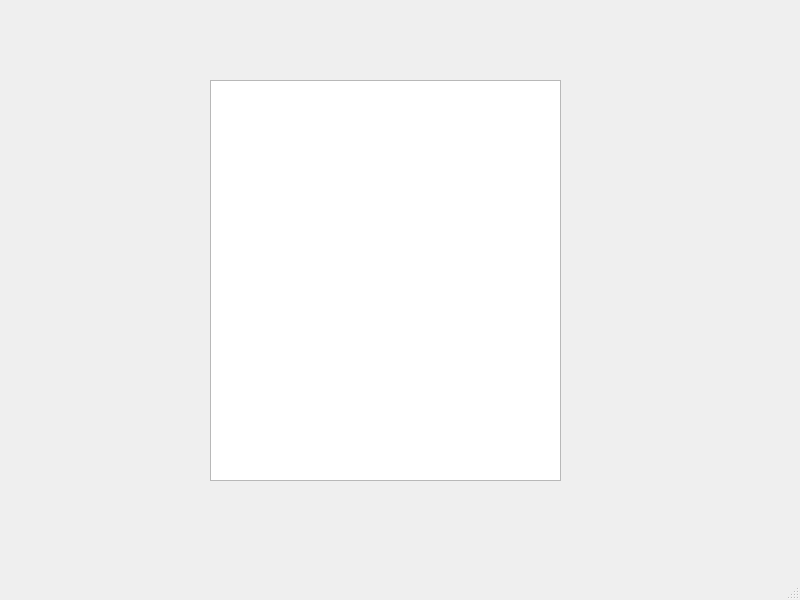
<?xml version="1.0" encoding="UTF-8"?>
<ui version="4.0">
 <class>MainWindow</class>
 <widget class="QMainWindow" name="MainWindow">
  <property name="geometry">
   <rect>
    <x>0</x>
    <y>0</y>
    <width>800</width>
    <height>600</height>
   </rect>
  </property>
  <property name="windowTitle">
   <string>MainWindow</string>
  </property>
  <widget class="QWidget" name="centralwidget">
   <widget class="QTableView" name="tableView">
    <property name="geometry">
     <rect>
      <x>210</x>
      <y>80</y>
      <width>351</width>
      <height>401</height>
     </rect>
    </property>
   </widget>
  </widget>
  <widget class="QMenuBar" name="menubar">
   <property name="geometry">
    <rect>
     <x>0</x>
     <y>0</y>
     <width>800</width>
     <height>21</height>
    </rect>
   </property>
  </widget>
  <widget class="QStatusBar" name="statusbar"/>
 </widget>
 <resources/>
 <connections/>
</ui>
